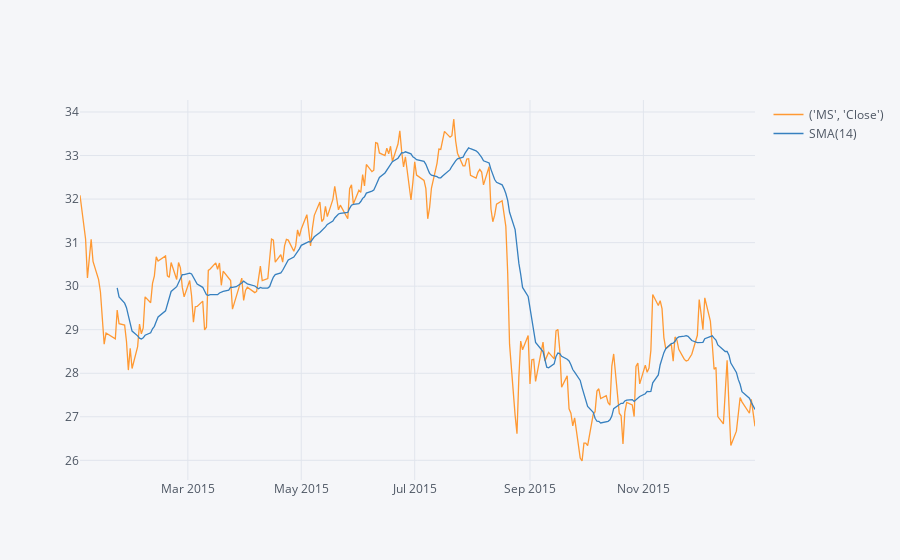

The notebook cell saved with this chart:
### Markdown cell above
**We will create a Simple Moving Averages plot of Morgan Stanley for the year 2015.**

### Code cell
bank_stocks.xs(key=('MS','Close'),level=(0,1),axis=1).loc['2015-01-01':'2016-01-01'].ta_plot(study='sma')

### Figure 1 — Plotly figure (JSON) as saved in the notebook; plotly's stock layout.template omitted (floating-point values rounded to 4 significant figures; data arrays with more than 128 entries replaced by an {"elided": "..."} marker saying what was removed)
{"data": [{"line": {"color": "rgba(255, 153, 51, 1.0)", "dash": "solid", "shape": "linear", "width": 1.3}, "mode": "lines", "name": "('MS', 'Close')", "text": "", "type": "scatter", "x": {"elided": "252 str values"}, "y": {"elided": "252 float values"}}, {"line": {"color": "rgba(55, 128, 191, 1.0)", "dash": "solid", "shape": "linear", "width": 1.3}, "mode": "lines", "name": "SMA(14)", "text": "", "type": "scatter", "x": {"elided": "252 str values"}, "y": {"elided": "252 mixed values"}}], "layout": {"legend": {"bgcolor": "#F5F6F9", "font": {"color": "#4D5663"}}, "paper_bgcolor": "#F5F6F9", "plot_bgcolor": "#F5F6F9", "title": {"font": {"color": "#4D5663"}}, "xaxis": {"gridcolor": "#E1E5ED", "showgrid": true, "tickfont": {"color": "#4D5663"}, "title": {"font": {"color": "#4D5663"}, "text": ""}, "zerolinecolor": "#E1E5ED"}, "yaxis": {"gridcolor": "#E1E5ED", "showgrid": true, "tickfont": {"color": "#4D5663"}, "title": {"font": {"color": "#4D5663"}, "text": ""}, "zerolinecolor": "#E1E5ED"}}}
